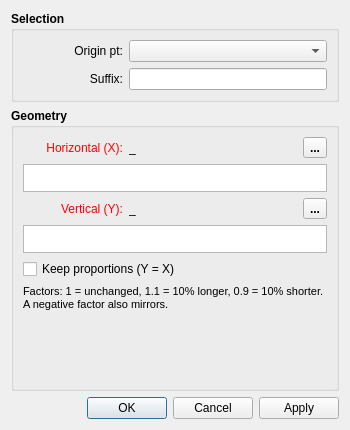
<?xml version="1.0" encoding="UTF-8"?>
<ui version="4.0">
 <class>DialogScale</class>
 <widget class="QDialog" name="DialogScale">
  <property name="geometry">
   <rect>
    <x>0</x>
    <y>0</y>
    <width>350</width>
    <height>430</height>
   </rect>
  </property>
  <property name="minimumSize">
   <size>
    <width>270</width>
    <height>430</height>
   </size>
  </property>
  <property name="windowTitle">
   <string>Scale</string>
  </property>
  <property name="windowIcon">
   <iconset resource="../../../vmisc/share/resources/icon.qrc">
    <normaloff>:/icon/64x64/icon64x64.png</normaloff>:/icon/64x64/icon64x64.png</iconset>
  </property>
  <property name="modal">
   <bool>true</bool>
  </property>
  <layout class="QVBoxLayout" name="verticalLayout_3">
   <item>
    <widget class="QGroupBox" name="groupBox">
     <property name="sizePolicy">
      <sizepolicy hsizetype="Preferred" vsizetype="Minimum">
       <horstretch>0</horstretch>
       <verstretch>0</verstretch>
      </sizepolicy>
     </property>
     <property name="minimumSize">
      <size>
       <width>240</width>
       <height>0</height>
      </size>
     </property>
     <property name="font">
      <font>
       <pointsize>9</pointsize>
       <bold>true</bold>
      </font>
     </property>
     <property name="title">
      <string>Selection</string>
     </property>
     <layout class="QFormLayout" name="formLayout">
      <item row="0" column="0">
       <widget class="QLabel" name="originPoint_Label">
        <property name="minimumSize">
         <size>
          <width>100</width>
          <height>0</height>
         </size>
        </property>
        <property name="maximumSize">
         <size>
          <width>16777215</width>
          <height>16777215</height>
         </size>
        </property>
        <property name="font">
         <font>
          <pointsize>9</pointsize>
          <bold>false</bold>
         </font>
        </property>
        <property name="text">
         <string>Origin pt:</string>
        </property>
        <property name="alignment">
         <set>Qt::AlignRight|Qt::AlignTrailing|Qt::AlignVCenter</set>
        </property>
       </widget>
      </item>
      <item row="0" column="1">
       <widget class="QComboBox" name="originPoint_ComboBox">
        <property name="minimumSize">
         <size>
          <width>80</width>
          <height>0</height>
         </size>
        </property>
        <property name="font">
         <font>
          <pointsize>9</pointsize>
          <bold>false</bold>
         </font>
        </property>
       </widget>
      </item>
      <item row="1" column="0">
       <widget class="QLabel" name="suffix_Label">
        <property name="minimumSize">
         <size>
          <width>100</width>
          <height>0</height>
         </size>
        </property>
        <property name="maximumSize">
         <size>
          <width>16777215</width>
          <height>16777215</height>
         </size>
        </property>
        <property name="font">
         <font>
          <pointsize>9</pointsize>
          <bold>false</bold>
         </font>
        </property>
        <property name="text">
         <string>Suffix:</string>
        </property>
        <property name="alignment">
         <set>Qt::AlignRight|Qt::AlignTrailing|Qt::AlignVCenter</set>
        </property>
       </widget>
      </item>
      <item row="1" column="1">
       <widget class="QLineEdit" name="suffix_LineEdit">
        <property name="minimumSize">
         <size>
          <width>80</width>
          <height>0</height>
         </size>
        </property>
        <property name="font">
         <font>
          <pointsize>9</pointsize>
          <bold>false</bold>
         </font>
        </property>
       </widget>
      </item>
     </layout>
    </widget>
   </item>
   <item>
    <widget class="QGroupBox" name="groupBox_2">
     <property name="sizePolicy">
      <sizepolicy hsizetype="Preferred" vsizetype="Preferred">
       <horstretch>0</horstretch>
       <verstretch>0</verstretch>
      </sizepolicy>
     </property>
     <property name="minimumSize">
      <size>
       <width>240</width>
       <height>0</height>
      </size>
     </property>
     <property name="font">
      <font>
       <pointsize>9</pointsize>
       <bold>true</bold>
      </font>
     </property>
     <property name="title">
      <string>Geometry</string>
     </property>
     <layout class="QVBoxLayout" name="verticalLayout_2">
      <item>
       <layout class="QHBoxLayout" name="x_HorizontalLayout" stretch="1,1,1,0">
        <item alignment="Qt::AlignLeft">
         <widget class="QLabel" name="editXScale_Label">
          <property name="sizePolicy">
           <sizepolicy hsizetype="Fixed" vsizetype="Preferred">
            <horstretch>0</horstretch>
            <verstretch>0</verstretch>
           </sizepolicy>
          </property>
          <property name="minimumSize">
           <size>
            <width>100</width>
            <height>0</height>
           </size>
          </property>
          <property name="maximumSize">
           <size>
            <width>16777215</width>
            <height>16777215</height>
           </size>
          </property>
          <property name="palette">
           <palette>
            <active>
             <colorrole role="WindowText">
              <brush brushstyle="SolidPattern">
               <color alpha="255">
                <red>255</red>
                <green>0</green>
                <blue>0</blue>
               </color>
              </brush>
             </colorrole>
            </active>
            <inactive>
             <colorrole role="WindowText">
              <brush brushstyle="SolidPattern">
               <color alpha="255">
                <red>255</red>
                <green>0</green>
                <blue>0</blue>
               </color>
              </brush>
             </colorrole>
            </inactive>
            <disabled>
             <colorrole role="WindowText">
              <brush brushstyle="SolidPattern">
               <color alpha="255">
                <red>159</red>
                <green>158</green>
                <blue>158</blue>
               </color>
              </brush>
             </colorrole>
            </disabled>
           </palette>
          </property>
          <property name="font">
           <font>
            <pointsize>9</pointsize>
            <bold>false</bold>
           </font>
          </property>
          <property name="text">
           <string>Horizontal (X):</string>
          </property>
          <property name="alignment">
           <set>Qt::AlignRight|Qt::AlignTrailing|Qt::AlignVCenter</set>
          </property>
         </widget>
        </item>
        <item>
         <widget class="QLabel" name="resultXScale_Label">
          <property name="sizePolicy">
           <sizepolicy hsizetype="Fixed" vsizetype="Preferred">
            <horstretch>0</horstretch>
            <verstretch>0</verstretch>
           </sizepolicy>
          </property>
          <property name="minimumSize">
           <size>
            <width>85</width>
            <height>0</height>
           </size>
          </property>
          <property name="font">
           <font>
            <pointsize>9</pointsize>
            <bold>false</bold>
           </font>
          </property>
          <property name="toolTip">
           <string>Value</string>
          </property>
          <property name="text">
           <string notr="true">_</string>
          </property>
         </widget>
        </item>
        <item>
         <spacer name="x_HorizontalSpacer">
          <property name="orientation">
           <enum>Qt::Horizontal</enum>
          </property>
          <property name="sizeHint" stdset="0">
           <size>
            <width>10</width>
            <height>20</height>
           </size>
          </property>
         </spacer>
        </item>
        <item alignment="Qt::AlignRight">
         <widget class="QToolButton" name="xFormula_ToolButton">
          <property name="toolTip">
           <string>Formula wizard</string>
          </property>
          <property name="text">
           <string notr="true">...</string>
          </property>
          <property name="icon">
           <iconset resource="../../../vmisc/share/resources/icon.qrc">
            <normaloff>:/icon/24x24/fx.png</normaloff>:/icon/24x24/fx.png</iconset>
          </property>
          <property name="iconSize">
           <size>
            <width>20</width>
            <height>20</height>
           </size>
          </property>
         </widget>
        </item>
       </layout>
      </item>
      <item>
       <widget class="ExpandingTextEdit" name="xScale_PlainTextEdit">
        <property name="sizePolicy">
         <sizepolicy hsizetype="Preferred" vsizetype="Preferred">
          <horstretch>0</horstretch>
          <verstretch>0</verstretch>
         </sizepolicy>
        </property>
        <property name="minimumSize">
         <size>
          <width>0</width>
          <height>28</height>
         </size>
        </property>
        <property name="maximumSize">
         <size>
          <width>16777215</width>
          <height>28</height>
         </size>
        </property>
        <property name="font">
         <font>
          <pointsize>9</pointsize>
          <bold>false</bold>
         </font>
        </property>
        <property name="tabChangesFocus">
         <bool>true</bool>
        </property>
       </widget>
      </item>
      <item>
       <layout class="QHBoxLayout" name="y_HorizontalLayout" stretch="1,1,1,0">
        <item alignment="Qt::AlignLeft">
         <widget class="QLabel" name="editYScale_Label">
          <property name="sizePolicy">
           <sizepolicy hsizetype="Fixed" vsizetype="Preferred">
            <horstretch>0</horstretch>
            <verstretch>0</verstretch>
           </sizepolicy>
          </property>
          <property name="minimumSize">
           <size>
            <width>100</width>
            <height>0</height>
           </size>
          </property>
          <property name="maximumSize">
           <size>
            <width>16777215</width>
            <height>16777215</height>
           </size>
          </property>
          <property name="palette">
           <palette>
            <active>
             <colorrole role="WindowText">
              <brush brushstyle="SolidPattern">
               <color alpha="255">
                <red>255</red>
                <green>0</green>
                <blue>0</blue>
               </color>
              </brush>
             </colorrole>
            </active>
            <inactive>
             <colorrole role="WindowText">
              <brush brushstyle="SolidPattern">
               <color alpha="255">
                <red>255</red>
                <green>0</green>
                <blue>0</blue>
               </color>
              </brush>
             </colorrole>
            </inactive>
            <disabled>
             <colorrole role="WindowText">
              <brush brushstyle="SolidPattern">
               <color alpha="255">
                <red>159</red>
                <green>158</green>
                <blue>158</blue>
               </color>
              </brush>
             </colorrole>
            </disabled>
           </palette>
          </property>
          <property name="font">
           <font>
            <pointsize>9</pointsize>
            <bold>false</bold>
           </font>
          </property>
          <property name="text">
           <string>Vertical (Y):</string>
          </property>
          <property name="alignment">
           <set>Qt::AlignRight|Qt::AlignTrailing|Qt::AlignVCenter</set>
          </property>
         </widget>
        </item>
        <item>
         <widget class="QLabel" name="resultYScale_Label">
          <property name="sizePolicy">
           <sizepolicy hsizetype="Fixed" vsizetype="Preferred">
            <horstretch>0</horstretch>
            <verstretch>0</verstretch>
           </sizepolicy>
          </property>
          <property name="minimumSize">
           <size>
            <width>85</width>
            <height>0</height>
           </size>
          </property>
          <property name="font">
           <font>
            <pointsize>9</pointsize>
            <bold>false</bold>
           </font>
          </property>
          <property name="toolTip">
           <string>Value</string>
          </property>
          <property name="text">
           <string notr="true">_</string>
          </property>
         </widget>
        </item>
        <item>
         <spacer name="y_HorizontalSpacer">
          <property name="orientation">
           <enum>Qt::Horizontal</enum>
          </property>
          <property name="sizeHint" stdset="0">
           <size>
            <width>10</width>
            <height>20</height>
           </size>
          </property>
         </spacer>
        </item>
        <item alignment="Qt::AlignRight">
         <widget class="QToolButton" name="yFormula_ToolButton">
          <property name="toolTip">
           <string>Formula wizard</string>
          </property>
          <property name="text">
           <string notr="true">...</string>
          </property>
          <property name="icon">
           <iconset resource="../../../vmisc/share/resources/icon.qrc">
            <normaloff>:/icon/24x24/fx.png</normaloff>:/icon/24x24/fx.png</iconset>
          </property>
          <property name="iconSize">
           <size>
            <width>20</width>
            <height>20</height>
           </size>
          </property>
         </widget>
        </item>
       </layout>
      </item>
      <item>
       <widget class="ExpandingTextEdit" name="yScale_PlainTextEdit">
        <property name="sizePolicy">
         <sizepolicy hsizetype="Preferred" vsizetype="Preferred">
          <horstretch>0</horstretch>
          <verstretch>0</verstretch>
         </sizepolicy>
        </property>
        <property name="minimumSize">
         <size>
          <width>0</width>
          <height>28</height>
         </size>
        </property>
        <property name="maximumSize">
         <size>
          <width>16777215</width>
          <height>28</height>
         </size>
        </property>
        <property name="font">
         <font>
          <pointsize>9</pointsize>
          <bold>false</bold>
         </font>
        </property>
        <property name="tabChangesFocus">
         <bool>true</bool>
        </property>
       </widget>
      </item>
      <item>
       <widget class="QCheckBox" name="proportional_CheckBox">
        <property name="font">
         <font>
          <pointsize>9</pointsize>
          <bold>false</bold>
         </font>
        </property>
        <property name="toolTip">
         <string>Use the horizontal factor for both directions</string>
        </property>
        <property name="text">
         <string>Keep proportions (Y = X)</string>
        </property>
       </widget>
      </item>
      <item>
       <widget class="QLabel" name="hint_Label">
        <property name="font">
         <font>
          <pointsize>8</pointsize>
          <bold>false</bold>
         </font>
        </property>
        <property name="text">
         <string>Factors: 1 = unchanged, 1.1 = 10% longer, 0.9 = 10% shorter. A negative factor also mirrors.</string>
        </property>
        <property name="wordWrap">
         <bool>true</bool>
        </property>
       </widget>
      </item>
      <item>
       <spacer name="verticalSpacer">
        <property name="orientation">
         <enum>Qt::Vertical</enum>
        </property>
        <property name="sizeHint" stdset="0">
         <size>
          <width>20</width>
          <height>40</height>
         </size>
        </property>
       </spacer>
      </item>
     </layout>
    </widget>
   </item>
   <item>
    <widget class="QDialogButtonBox" name="buttonBox">
     <property name="orientation">
      <enum>Qt::Horizontal</enum>
     </property>
     <property name="standardButtons">
      <set>QDialogButtonBox::Apply|QDialogButtonBox::Cancel|QDialogButtonBox::Ok</set>
     </property>
    </widget>
   </item>
  </layout>
 </widget>
 <customwidgets>
  <customwidget>
   <class>ExpandingTextEdit</class>
   <extends>QPlainTextEdit</extends>
   <header>expandingtextedit.h</header>
  </customwidget>
 </customwidgets>
 <tabstops>
  <tabstop>originPoint_ComboBox</tabstop>
  <tabstop>suffix_LineEdit</tabstop>
  <tabstop>xScale_PlainTextEdit</tabstop>
  <tabstop>xFormula_ToolButton</tabstop>
  <tabstop>yScale_PlainTextEdit</tabstop>
  <tabstop>yFormula_ToolButton</tabstop>
  <tabstop>proportional_CheckBox</tabstop>
 </tabstops>
 <resources>
  <include location="../../../vmisc/share/resources/icon.qrc"/>
 </resources>
 <connections>
  <connection>
   <sender>buttonBox</sender>
   <signal>accepted()</signal>
   <receiver>DialogScale</receiver>
   <slot>accept()</slot>
   <hints>
    <hint type="sourcelabel">
     <x>248</x>
     <y>254</y>
    </hint>
    <hint type="destinationlabel">
     <x>157</x>
     <y>274</y>
    </hint>
   </hints>
  </connection>
  <connection>
   <sender>buttonBox</sender>
   <signal>rejected()</signal>
   <receiver>DialogScale</receiver>
   <slot>reject()</slot>
   <hints>
    <hint type="sourcelabel">
     <x>316</x>
     <y>260</y>
    </hint>
    <hint type="destinationlabel">
     <x>286</x>
     <y>274</y>
    </hint>
   </hints>
  </connection>
 </connections>
</ui>
